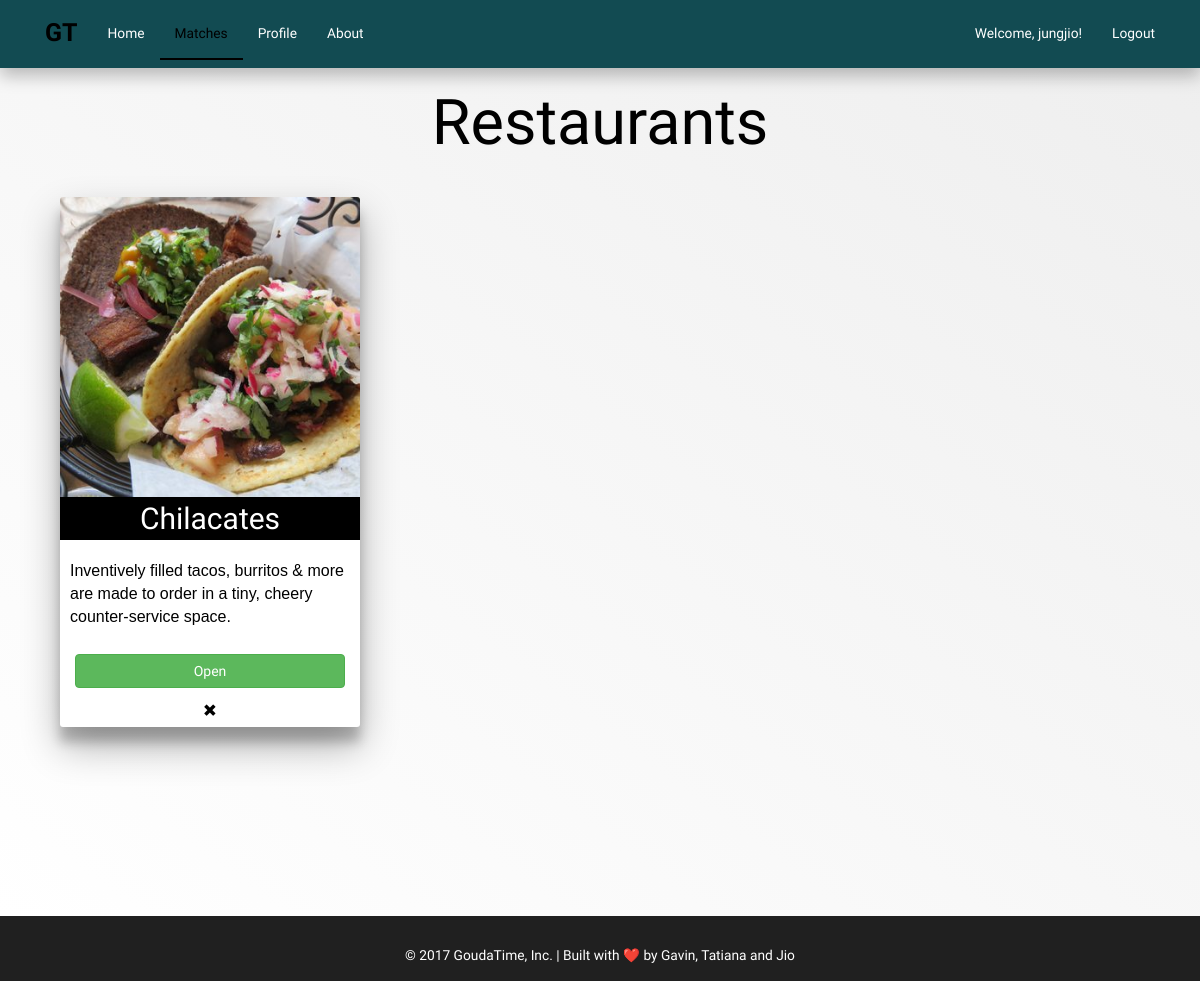
/swiper/matches/ (signed in), run on the app's committed database.
### swiper/models.py (models this page shows, shortened)
class Picture(models.Model):
    id = models.UUIDField(primary_key=True, default=uuid.uuid4, editable=False)
    name = models.CharField(max_length=100, help_text="Enter the picture name (e.g. Seating Area, or Kitchen)")
    image = models.ImageField(upload_to = 'swiper/static/img/', default = 'swiper/static/img/no-img.png')

class Match(models.Model):
    user = models.ForeignKey(User, related_name="match_user")
    restaurant = models.ForeignKey(Restaurant, related_name="match_restaurant")
    date_matched = models.DateField(auto_now_add=True, editable=False)
    deny = models.BooleanField(default=False)

class Restaurant(models.Model):
    id = models.UUIDField(primary_key=True, default=uuid.uuid4, editable=False)
    name = models.CharField(max_length=100, help_text="Enter the restaurant name (e.g. Santarpio's or Jimmy's Subs)")
    description = models.TextField(max_length=1000, help_text="Enter a brief description of the restaurant")
    address = models.CharField(max_length=75, help_text='123 Sample St, City ST 90210')
    hours = models.CharField(max_length=200, help_text="Enter the restaurant hours (e.g. M-F 9-5, Sat 12-5, Sun Closed)")
    pictures = models.ManyToManyField(Picture, help_text="Select pictures for this restaurant")
    category = models.CharField(max_length=50, help_text="Enter the general food category (e.g. Mexican, American, Thai, etc)")
    def __str__(self):
        return str(self.name)

### swiper/views.py (the view)
@login_required
def matches(request):
    user_pk = request.user.pk
    matches = MatchManager.get_matches(user=user_pk, deny=False)
    if request.method == 'POST':
        form = RemoveMatchForm(request.POST)
        if form.is_valid():
            form.save(request.user)
            return redirect('Matches')
    else:
        form = RemoveMatchForm()
    return render(request, 'matches.html',
                              {'matches': matches},)

### swiper/models.py (called while the page is built)
    def get_matches(user, deny=False):
        matches = Match.objects.filter(user=user, deny=deny)
        return matches

### swiper/templates/matches.html (shortened to what this page needs)
{% extends "base.html" %}
{% block nav-matches %}<a href="#" class="nav-active">Matches</a>{% endblock %}
{% block content %}
<div class="container container-full" onload="initElement();">
    <div class="row">
        <h1>Restaurants</h1>
    </div>
    <div class="row">
        {% if matches %}
            {% for match in matches %}
            <div class="card card-match" style="width: 30rem;">
                {% for picture in match.restaurant.pictures.all %}
                <img class="card-img-top" src="/{{ picture.image }}" alt="{{ picture.name }}">
                {% endfor %}
                <div class="card-body">
                    <h2 class="card-title">{{ match.restaurant }}</h2>
                    <p class="card-text">{{ match.restaurant.description }}</p>
                    <a href="/swiper/restaurants/{{match.restaurant.id}}" class="btn btn-success match-button">Open</a>
                </div>
                <div class="close-me">
                    <span id='close' data-toggle="modal" data-target="#myModal" data-rest-pk="{{ match.restaurant.pk }}" data-rest-name="{{ match.restaurant.name }}"><span class="glyphicon glyphicon-remove" aria-hidden="true"></span></span>
                </div>
            </div>
            {% endfor %}
        {% else %}
            <h2>Hm. 😐 It doesn't appear you have any matches.</h2>
            <p>Maybe try clicking on the <a href="/swiper">Home</a> button?</p>
        {% endif %}
    </div>
</div>
{% endblock %}

### swiper/templates/base.html (shortened to what this page needs)
{% load static %}
{% load bootstrap3 %}
{% bootstrap_css %}
<!DOCTYPE html>
<html lang="en">
<head>
    <link href="{% static 'css/bootstrap.css' %}" rel="stylesheet">
    <link href="{% static 'css/styles.css' %}" rel="stylesheet">
</head>
<body>
    {% block nav %}
    <nav class="navbar navbar-inverse navbar-fixed-top navbar-gouda">
        <div class="container">
            <form class="navbar-form navbar-left">
                <div class="navbar-header">
                        <a class="navbar-brand navbar-thicc" href="/swiper">GT</a>
                </div>
                <ul class="nav navbar-nav">
                    {% if user.is_authenticated %}
                    <li>{% block nav-home %}<a href="/swiper/">Home</a>{% endblock %}</li>
                    <li>{% block nav-matches %}<a href="/swiper/matches" >Matches</a>{% endblock %}</li>
                    <li class="profile">{% block nav-profile %}<a href="/swiper/profile/">Profile</a>{% endblock %}</li>
                    {% endif %}
                    <li>{% block nav-about %}<a href="/swiper/about">About</a>{% endblock %}</li>
                </ul>
            </form>
            <form class="navbar-form navbar-right">
                {% if user.is_authenticated %}
                <ul class="nav navbar-nav">
                    <li><a href="/swiper/profile/">Welcome, {{user.username}}!</a></li>
                    <li><a href="/accounts/logout">Logout</a></li>
                </ul>
                {% else %}
                <ul class="nav navbar-nav navbar-right-buttons">
                    <li class="navbar-button-right"><a href="/accounts/login"><span class="glyphicon glyphicon-user" aria-hidden="true"></span> Log in</a></li>
                    <li class=""><a href="/swiper/signup">Sign up</a></li>
                </ul>
                {% endif %}
            </form>
        </div>
    </nav>
    {% endblock %}
    <div class="jumbotron">
        <div class="container">
            {% block content %}{% endblock %}
        </div>
    </div>
    <div class="footer">
        <footer>
            &copy; 2017 GoudaTime, Inc. | Built with ❤️ by Gavin, Tatiana and Jio
        </footer>
    </div>
</body>
</html>

### data on the page
Match: restaurant "Chilacates", restaurant.description "Inventively filled tacos, burritos & more are made to order in a tiny, cheery counter-service space."
Picture: image (picture)

### other printed values
{{ user.username }} "jungjio"
